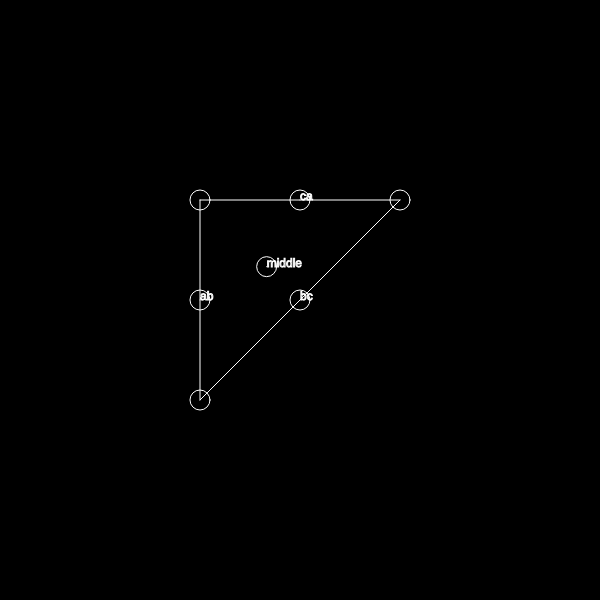
Frame 1 (no input)
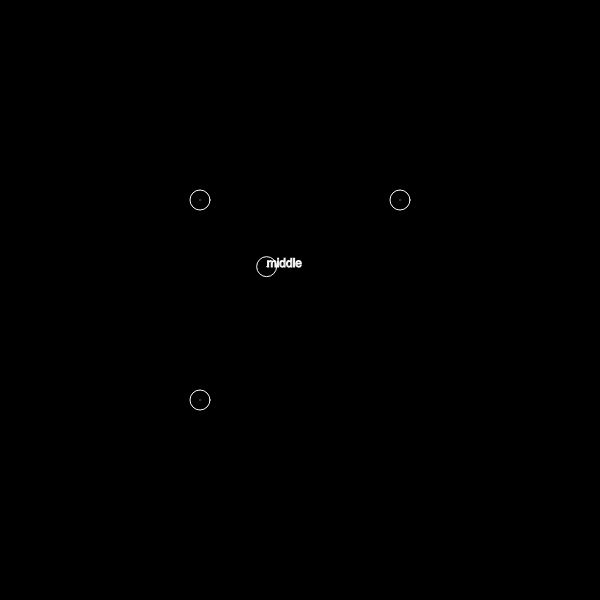
Frame 60 (no input)
Frame 120 (the mouse pressed at the canvas centre since frame 60): identical to frame 60, image omitted

The p5.js sketch that drew these frames (run headless with seeded random() and noise() and a simulated clock; from frame 60 on, the mouse is pressed at the canvas centre):

// p5.js sketch
// ── sketch.js
let mid = {};
let size = qp("size", 600);
let sideLength = qp("sideLength", 200);
let speed = qp("speed", .5);
let bg = () => {
  if(this.c) {
    return this.c;
  }
  this.c = qpColor("bg", "000");
  return this.c;
}
let lineColor = qpColor("lineColor", "fff");
let tri = undefined;

function setup() {
  createCanvas(size, size);
  mid = {
    x: size / 2,
    y: size / 2
  };
  //noLoop();
  setupSeed();
  tri = new TriSwirl();
}

function draw() {
  background(bg());
  translate(mid.x - (sideLength/2), mid.y - (sideLength/2));
  tri.draw();
  tri.update();
}

class TriSwirl {
  constructor({
    length = sideLength,
  } = {}) {
    const lh = length / 2;
    this.length = length;
    this.speed = speed;
    this.a = createVector(0, 0);
    this.ab = createVector(0, lh);
    this.b = createVector(0, length);
    this.bc = createVector(lh, lh);
    this.c = createVector(length, 0);
    this.ca = createVector(lh, 0);
    this.middle = createVector(length/3, length/3);
  }

  draw() {
    strokeWeight(1);
    stroke(this.nextLineColor());
    this.vecLine(this.a, this.ab);
    stroke(this.nextLineColor());
    this.drawText("ab", this.ab);
    this.vecLine(this.ab, this.b);
    stroke(this.nextLineColor());
    this.vecLine(this.b, this.bc);
    stroke(this.nextLineColor());
    this.drawText("bc", this.bc);
    this.vecLine(this.bc, this.c);
    stroke(this.nextLineColor());
    this.vecLine(this.c, this.ca);
    stroke(this.nextLineColor());
    this.drawText("ca", this.ca);
    this.vecLine(this.ca, this.a);
    console.table(this);

    stroke(this.nextLineColor());
    this.drawText("middle", this.middle);
    this.vecLine(this.middle, this.middle);
  }
  update() {
    if(this.ab.x < this.middle.x) {
      this.ab.x += this.step;
      this.ab.y -= this.step;
    }
    if(this.bc.x > this.middle.x && this.bc.y > this.middle.y) {
      this.bc.x -= this.step;
      this.bc.y -= this.step;
    }
    if (this.ca.y < this.middle.y) {
      this.ca.x -= this.step;
      this.ca.y += this.step;
    }
  }

  vecLine(from, to) {
    line(from.x, from.y, to.x, to.y);
    noFill();
    //ellipse(from.x, from.y, 20);
    ellipse(to.x, to.y, 20);
  }

  nextLineColor() {
    return color("#fff");
    return color(random(0, 255), random(0, 255), random(0, 255));
  }
  drawText(t, v) {
    text(t, v.x, v.y);
  }
}


function setupSeed() {
  const fromLocation = new URL(document.location).searchParams.get("seed");
  if (fromLocation) {
    window.seed = parseFloat(fromLocation);
  } else {
    window.seed = ceil(random(0, 1000000));
  }
  console.log(window.seed);
  randomSeed(window.seed);
}

function randomFromArray(arr) {
  const i = Math.floor(random(0, arr.length));
  return arr[i];
}

function qp(name, def, customParser) {
  let value = new URL(document.location).searchParams.get(name);
  if (value === null || value === undefined || value === "") {
    value = def;
  }
  if (customParser) {
    value = customParser(value);
  } else {
    if (!isNaN(value)) {
      value = parseFloat(value);
    }
  }
  console.log("qp", name, value, def);
  return value;
}

function qpColor(name, def) {
  return qp(name, def, (v) => {
    if (v) {
      return "#" + v;
    }
    return v;
  })
}

function mouseReleased() {
  if (mouseReleased.isCurrentlyPaused) {
    console.log("resumed");
    mouseReleased.isCurrentlyPaused = false;
    return loop();
  }
  mouseReleased.isCurrentlyPaused = true;
  noLoop();
  console.log("paused");
}
